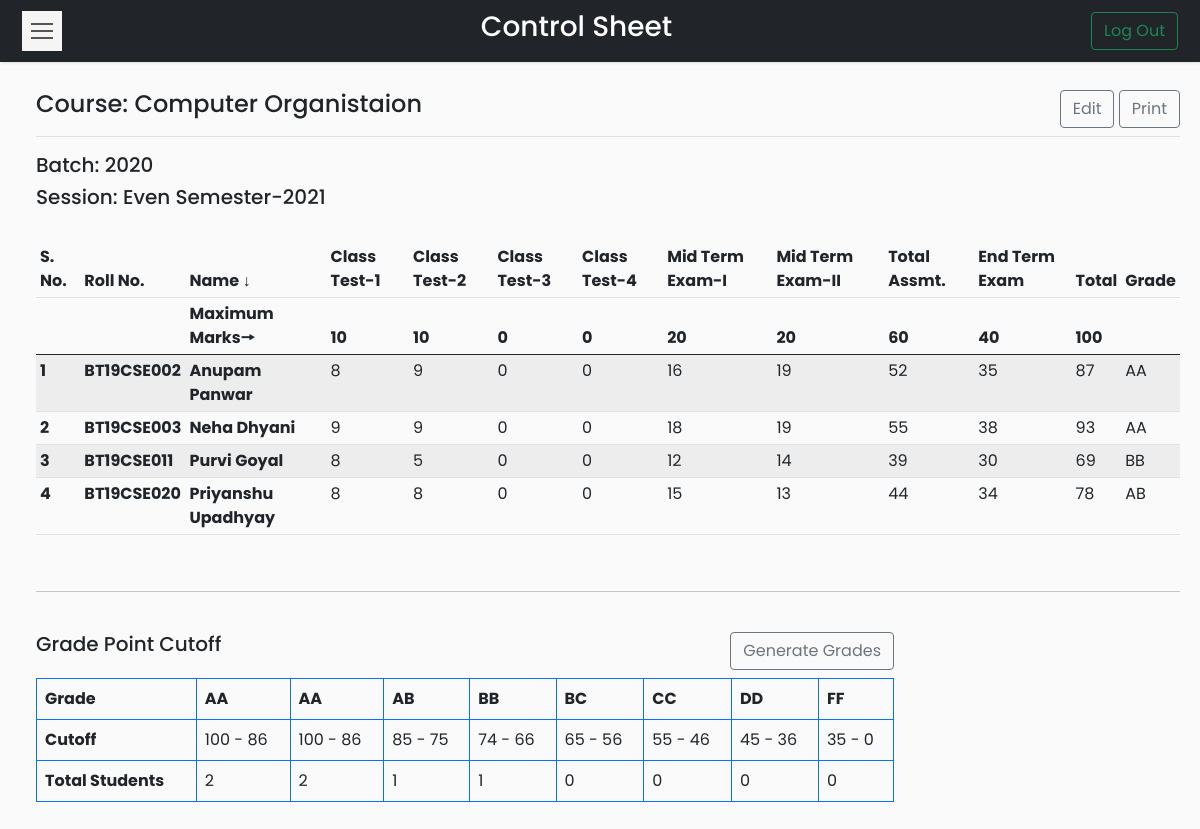
The page /Codes/coursetable.php?course=CSL-258 (signed in) on the database as committed earlier.
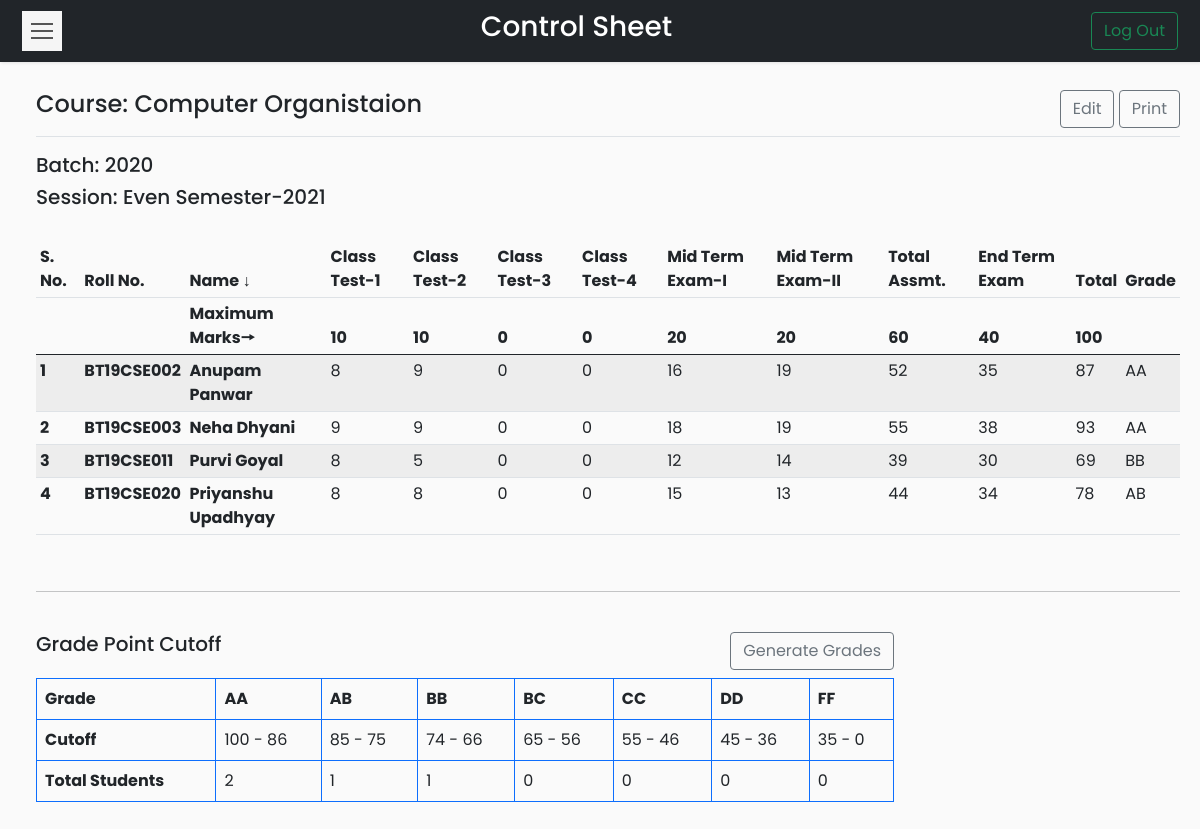
The same page on the database as committed later.
### tables this page shows
CREATE TABLE `courses` (
  `id` int(11) NOT NULL,
  `course_name` varchar(50) NOT NULL,
  `course_code` varchar(20) NOT NULL,
  `semester` varchar(25) NOT NULL,
  `batch` varchar(20) NOT NULL
);

CREATE TABLE `controlsheet` (
  `course_code` varchar(20) NOT NULL,
  `roll_no` varchar(20) NOT NULL,
  `name` varchar(50) NOT NULL,
  `class_test_1` float NOT NULL DEFAULT 0,
  `class_test_2` float NOT NULL DEFAULT 0,
  `class_test_3` float NOT NULL DEFAULT 0,
  `class_test_4` float NOT NULL DEFAULT 0,
  `mid_term_1` float NOT NULL DEFAULT 0,
  `mid_term_2` float NOT NULL DEFAULT 0,
  `total_assessment` float NOT NULL DEFAULT 0,
  `end_term` float NOT NULL DEFAULT 0,
  `total_marks` float NOT NULL DEFAULT 0,
  `grade` varchar(5) NOT NULL
);

CREATE TABLE `gradewindow` (
  `course_code` varchar(20) NOT NULL,
  `grade` varchar(5) NOT NULL,
  `lower_cutoff` float NOT NULL,
  `upper_cutoff` float NOT NULL,
  `no_of_students` int(5) NOT NULL
);

### Codes/coursetable.php (the view, shortened to what this page needs)
<?php
if (isset($_SESSION['id'])) {
?>
    <!DOCTYPE html>
    <html>
    <head>
        <link rel="stylesheet" href="css/bootstrap.min.css">
        <link rel="stylesheet" href="css/custom.css">
        <?php
        require_once __DIR__ . '/connection/connect.php';
        if (isset($_GET['course'])) {
            $cd = $_GET['course'];
        } else {
            header('Location: dashboard.php?error=ERROR OCCURRED');
            exit();
        }
        ?>
    </head>
    <body>
        <nav class="navbar navbar-light bg-dark">
            <div class="container-fluid">
                <button type="button" id="sidebarCollapse" class="navbar-btn">
                    <span></span>
                    <span></span>
                    <span></span>
                </button>
                <span class="text-white h3">Control Sheet</span>
                <form class="d-flex">
                    <a href="logout.php">
                        <button class="btn btn-outline-success" type="button">Log Out</button>
                    </a>
                </form>
            </div>
        </nav>
        <div class="wrapper">
            <div id="content">
                <?php
                $sql = "SELECT course_name, semester, batch FROM courses WHERE course_code='$cd'";
                $result = $conn->query($sql);
                $row = $result->fetch_assoc();
                $cn = $row['course_name'];
                ?>
                <main class="col-md-auto ms-sm-3 col-lg-auto px-md-auto" id="printableTable">
                    <div class="d-flex justify-content-between flex-wrap flex-md-nowrap align-items-center pt-2 pb-2 mb-3 border-bottom btn-toolbar mb-3" role="toolbar" aria-label="Toolbar with button groups">
                        <h4 class="h4"><?php echo "Course: " . $cn ?></h4>
                        <div class="d-grid gap-2 d-md-block" role="group" aria-label="First group">
                            <a type="button" class="btn btn-outline-secondary" href="edit.php?course=<?php echo $cd ?>">Edit</a>
                            <a type="button" class="btn btn-outline-secondary" target="_blank" href="print.php?course=<?php echo $cd ?>">Print</a>
                        </div>
                    </div>
                    <h5>Batch: <?php echo $row['batch']; ?></h5>
                    <h5>Session: <?php echo $row['semester']; ?></h5>
                    <br>
                    <div class="table-responsive">
                        <table class="table table-striped table-sm">
                            <thead>
                                <tr>
                                    <th>S. No.</th>
                                    <th>Roll No.</th>
                                    <th>Name ↓</th>
                                    <th>Class Test-1</th>
                                    <th>Class Test-2</th>
                                    <th>Class Test-3</th>
                                    <th>Class Test-4</th>
                                    <th>Mid Term Exam-I</th>
                                    <th>Mid Term Exam-II</th>
                                    <th>Total Assmt.</th>
                                    <th>End Term Exam</th>
                                    <th>Total</th>
                                    <th>Grade</th>
                                </tr>
                                <tr>
                                    <th></th>
                                    <th></th>
                                    <?php
                                    $sql = "SELECT * FROM controlsheet WHERE course_code='$cd'";
                                    $result = $conn->query($sql);
                                    if ($row = $result->fetch_assoc()) {
                                    ?>
                                        <th>Maximum Marks🠖</th>
                                        <th><?php echo $row['class_test_1']; ?></th>
                                        <th><?php echo $row['class_test_2']; ?></th>
                                        <th><?php echo $row['class_test_3']; ?></th>
                                        <th><?php echo $row['class_test_4']; ?></th>
                                        <th><?php echo $row['mid_term_1']; ?></th>
                                        <th><?php echo $row['mid_term_2']; ?></th>
                                        <th><?php echo $row['total_assessment']; ?></th>
                                        <th><?php echo $row['end_term']; ?></th>
                                        <th><?php echo $row['total_marks']; ?></th>
                                        <th><?php echo $row['grade']; ?></th>
                                    <?php } ?>
                                </tr>
                            </thead>
                            <tbody>
                                <?php
                                $i = 1;
                                while ($row = $result->fetch_assoc()) { ?>
                                    <tr>
                                        <td><strong><?php echo $i++; ?></strong></td>
                                        <td><strong><?php echo $row['roll_no']; ?></strong></td>
                                        <td><strong><?php echo $row['name']; ?></strong></td>
                                        <td><?php echo $row['class_test_1']; ?></td>
                                        <td><?php echo $row['class_test_2']; ?></td>
                                        <td><?php echo $row['class_test_3']; ?></td>
                                        <td><?php echo $row['class_test_4']; ?></td>
                                        <td><?php echo $row['mid_term_1']; ?></td>
                                        <td><?php echo $row['mid_term_2']; ?></td>
                                        <td><?php echo $row['total_assessment']; ?></td>
                                        <td><?php echo $row['end_term']; ?></td>
                                        <td><?php echo $row['total_marks']; ?></td>
                                        <td><?php echo $row['grade']; ?></td>
                                    </tr>
                                <?php } ?>
                            </tbody>
                        </table>
                    </div>
                    <br>
                    <hr>
                    <br>
                    <div class="table-responsive grade">
                        <div class="sameline grades">
                            <div class="text-start h5">Grade Point Cutoff</div>
                            <a class="btn btn-outline-secondary mb-2" href="generate.php?course=<?php echo $cd ?>">Generate Grades</a>
                        </div>
                        <table class="table table-bordered border-primary grades">
                            <thead>
                                <tr>
                                    <td><strong>Grade</strong></td>
                                    <?php
                                    $sql = "SELECT grade FROM gradewindow WHERE course_code='$cd' ORDER BY grade";
                                    $result = $conn->query($sql);
                                    while ($row = $result->fetch_assoc()) {
                                    ?>
                                        <td><strong><?php echo $row['grade'];
                                        } ?></strong></td>
                                </tr>
                            </thead>
                            <tbody>
                                <tr>
                                    <td scope="row"><strong>Cutoff</strong></td>
                                    <?php
                                    $sql = "SELECT grade,lower_cutoff,upper_cutoff FROM gradewindow WHERE course_code='$cd' ORDER BY grade";
                                    $result = $conn->query($sql);
                                    while ($row = $result->fetch_assoc()) {
                                    ?>
                                        <td scope="row"><?php echo $row['upper_cutoff']; ?> - <?php echo $row['lower_cutoff']; ?></td>
                                        <?php } ?>
                                </tr>
                                <tr>
                                    <td><strong>Total Students</strong></td>
                                    <?php
                                    $sql = "SELECT grade,no_of_students FROM gradewindow WHERE course_code='$cd' ORDER BY grade";
                                    $result = $conn->query($sql);
                                    while ($row = $result->fetch_assoc()) {
                                    ?>
                                        <td scope="row"><?php echo $row['no_of_students']; ?></td>
                                        <?php } ?>
                                </tr>
                            </tbody>
                        </table>
                    </div>
                </main>
            </div>
        </div>
    <?php
} else {
    header('Location: index.php?error=INVALID REQUEST');
    exit();
}
    ?>
    </body>
    </html>

### Codes/css/custom.css (style rules this page uses)
body { font-family: 'Poppins', sans-serif; background: #fafafa; }
a, a:hover, a:focus { color: inherit; text-decoration: none; transition: all 0.3s; }
.navbar { padding: 10px 10px; background: #fff; border: none; border-radius: 5; margin-bottom: 0px; box-shadow: 1px 1px 3px rgba(0, 0, 0, 0.1); }
.navbar-btn { box-shadow: none; outline: none !important; border: none; }
.wrapper { display: flex; width: 100%; align-items: stretch; perspective: 1500px; }
.grades { width:75%; }
.sameline { display: flex; justify-content: space-between; }
#content { width: 100%; padding: 20px; min-height: 100vh; transition: all 0.3s; }
#sidebarCollapse { width: 40px; height: 40px; background: #f5f5f5; cursor: pointer; }
#sidebarCollapse span { width: 80%; height: 2px; margin: 0 auto; display: block; background: #555; transition: all 0.8s cubic-bezier(0.810, -0.330, 0.345, 1.375); transition-delay: 0.2s; }
#sidebarCollapse span:first-of-type { transform: rotate(45deg) translate(2px, 2px); }
#sidebarCollapse span:nth-of-type(2) { opacity: 0; }
#sidebarCollapse span:last-of-type { transform: rotate(-45deg) translate(1px, -1px); }
@media (max-width: 10000px) { #sidebarCollapse span:first-of-type, #sidebarCollapse span:nth-of-type(2), #sidebarCollapse span:last-of-type { transform: none; opacity: 1; margin: 5px auto; } }

Rows that differ between the two databases and show on the page:
removed gradewindow: grade "AA", upper_cutoff "100", lower_cutoff "86", no_of_students "2"
